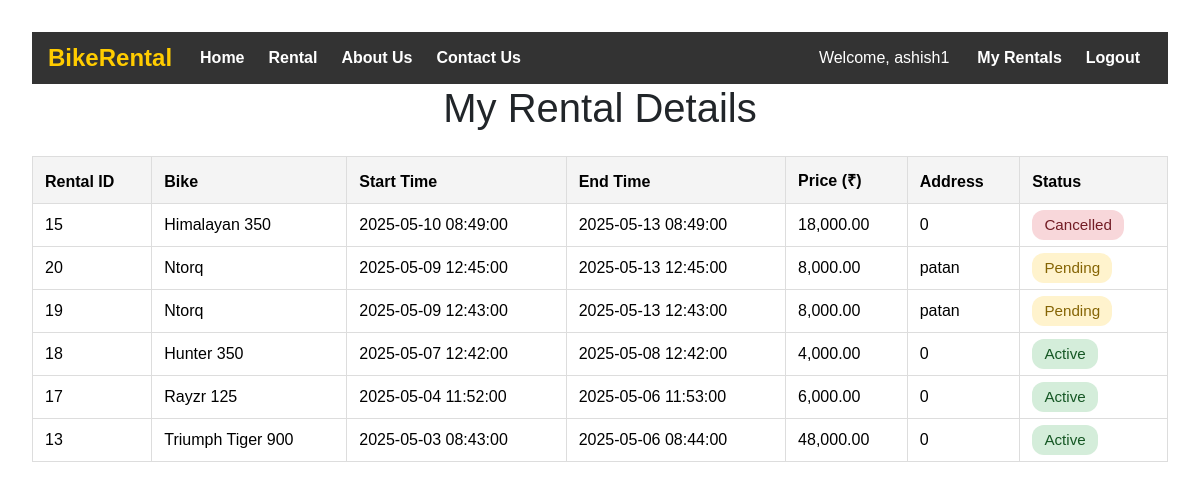
/bike/user/my_rentals.php (signed in), run on the app's committed database.
### tables this page shows
CREATE TABLE `rentals` (
  `rental_id` int(11) NOT NULL,
  `user_id` int(11) NOT NULL,
  `bike_id` int(11) NOT NULL,
  `start_time` datetime DEFAULT current_timestamp(),
  `end_time` datetime DEFAULT NULL,
  `price` decimal(10,2) NOT NULL DEFAULT 0.00,
  `address` varchar(255) DEFAULT NULL,
  `created_by_admin` int(11) DEFAULT NULL,
  `updated_by_admin` int(11) DEFAULT NULL,
  `status` varchar(20) NOT NULL DEFAULT 'pending',
  `user_latitude` double DEFAULT NULL,
  `user_longitude` double DEFAULT NULL,
  `distance_km` double DEFAULT NULL
);

CREATE TABLE `bikes` (
  `bike_id` int(11) NOT NULL,
  `type` varchar(50) NOT NULL,
  `brand` varchar(100) NOT NULL,
  `status` enum('available','rented','maintenance') NOT NULL DEFAULT 'available',
  `last_update` timestamp NOT NULL DEFAULT current_timestamp(),
  `image` longblob DEFAULT NULL,
  `name` varchar(100) NOT NULL,
  `price` decimal(10,2) NOT NULL DEFAULT 0.00,
  `mileage` decimal(5,2) DEFAULT NULL,
  `cc` int(11) DEFAULT NULL,
  `description` text DEFAULT NULL
);

### bike/user/my_rentals.php (the view, shortened to what this page needs)
<?php
include 'user_navbar.php';
$conn = new mysqli('localhost', 'root', '', 'bike_rental');
$stmt = $conn->prepare(
    "SELECT r.rental_id, b.name AS bike_name, r.start_time, r.end_time, r.price, r.address, r.status
     FROM rentals r
     JOIN bikes b ON r.bike_id = b.bike_id
     WHERE r.user_id = ?
     ORDER BY r.start_time DESC"
);
$stmt->bind_param('i', $_SESSION['user_id']);
$stmt->execute();
$result = $stmt->get_result();
$rentals = [];
while ($row = $result->fetch_assoc()) {
    $rentals[] = $row;
}
?>
<!DOCTYPE html>
<html lang="en">
<head>
  <link href="https://cdn.jsdelivr.net/npm/bootstrap@5.3.3/dist/css/bootstrap.min.css" rel="stylesheet">
</head>
<body>
<h1>My Rental Details</h1>
<?php if (empty($rentals)): ?>
    <p class="no-data">You have not rented any bikes yet.</p>
<?php else: ?>
    <table class="rentals-table table table-bordered table-hover align-middle">
      <thead>
        <tr>
          <th>Rental ID</th>
          <th>Bike</th>
          <th>Start Time</th>
          <th>End Time</th>
          <th>Price (₹)</th>
          <th>Address</th>
          <th>Status</th>
        </tr>
      </thead>
      <tbody>
        <?php foreach ($rentals as $r): ?>
          <tr>
            <td><?= htmlspecialchars($r['rental_id']) ?></td>
            <td><?= htmlspecialchars($r['bike_name']) ?></td>
            <td><?= htmlspecialchars($r['start_time']) ?></td>
            <td><?= htmlspecialchars($r['end_time'] ?: '—') ?></td>
            <td><?= number_format($r['price'], 2) ?></td>
            <td><?= htmlspecialchars($r['address']) ?></td>
            <td>
              <?php $status = strtolower($r['status'] ?? 'pending'); ?>
              <span class="status-badge status-<?= $status ?>">
                <?= htmlspecialchars(ucfirst($status)) ?>
              </span>
            </td>
          </tr>
        <?php endforeach; ?>
      </tbody>
    </table>
<?php endif; ?>
</body>
</html>

### bike/user/user_navbar.php (style rules this page uses)
body { margin: 0; font-family: Arial, sans-serif; }

### bike/user/my_rentals.php (style rules this page uses)
body { font-family: Arial, sans-serif; margin: 2rem; }
h1 { text-align: center; margin-bottom: 1.5rem; }
.rentals-table { width: 100%; border-collapse: collapse; margin: auto; }
.rentals-table th, .rentals-table td { padding: .75rem; border: 1px solid #ddd; text-align: left; transition: background 0.2s; }
.rentals-table th { background-color: #f4f4f4; }
.rentals-table tr:nth-child(even) { background-color: #fafafa; }
.rentals-table tbody tr { opacity: 0; transform: translateY(30px); transition: opacity 0.6s, transform 0.6s; }
.rentals-table tbody tr.visible { opacity: 1; transform: translateY(0); }
.status-badge { padding: 0.4em 0.8em; border-radius: 12px; font-size: 0.95em; }
.status-pending { background: #fff3cd; color: #856404; }
.status-active { background: #d4edda; color: #155724; }
.status-cancelled { background: #f8d7da; color: #721c24; }

### data on the page
rentals: rental_id "15", bike.name "Himalayan 350", start_time "2025-05-10 08:49:00", end_time "2025-05-13 08:49:00", price "18,000.00", address "0", status "Cancelled"
rentals: rental_id "20", bike.name "Ntorq", start_time "2025-05-09 12:45:00", end_time "2025-05-13 12:45:00", price "8,000.00", address "patan", status "Pending"
rentals: rental_id "19", bike.name "Ntorq", start_time "2025-05-09 12:43:00", end_time "2025-05-13 12:43:00", price "8,000.00", address "patan", status "Pending"
rentals: rental_id "18", bike.name "Hunter 350", start_time "2025-05-07 12:42:00", end_time "2025-05-08 12:42:00", price "4,000.00", address "0", status "Active"
rentals: rental_id "17", bike.name "Rayzr 125", start_time "2025-05-04 11:52:00", end_time "2025-05-06 11:53:00", price "6,000.00", address "0", status "Active"
rentals: rental_id "13", bike.name "Triumph Tiger 900", start_time "2025-05-03 08:43:00", end_time "2025-05-06 08:44:00", price "48,000.00", address "0", status "Active"

### other printed values
$_SESSION['user_name'] "ashish1"
